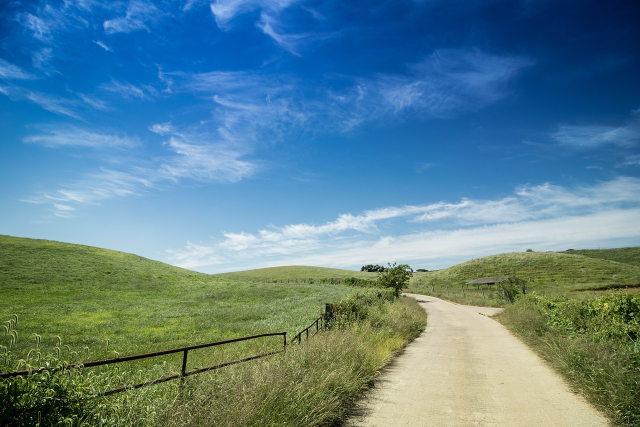
#> input picture pythonProject/testImage.jpg, 1280 x 853 px (shown at 1/2 size)
$ python openCVtest1.py
#> lines starting #> are read from the running program, lines starting #| are printed output that depends on the picture
import cv2
import numpy as np
from numpy.ma.core import resize
from numpy.polynomial.polynomial import polyline
import matplotlib.pyplot as plt


# [151 lines of commented-out code are left out]


img = cv2.imread("testImage.jpg")
#> img is the input picture: shape (853, 1280, 3); mean B, G, R 143.5, 130.2, 90.6

B, G, R = cv2.split(img)
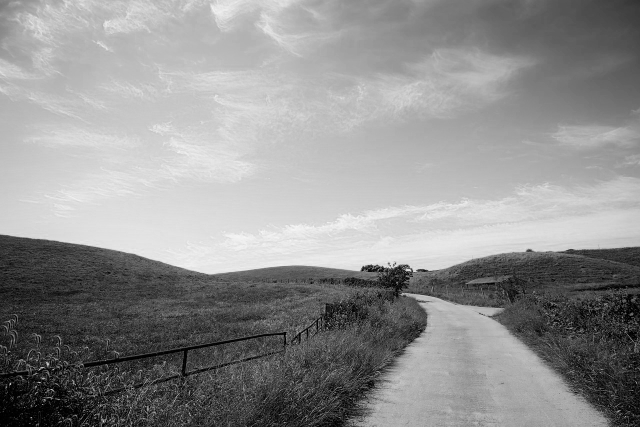
#> B: shape (853, 1280) (shown at 1/2 size); min 0, max 249, mean 143.5
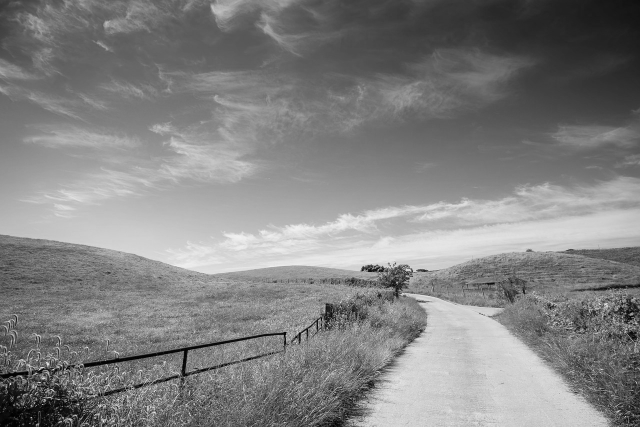
#> G: shape (853, 1280) (shown at 1/2 size); min 0, max 255, mean 130.2
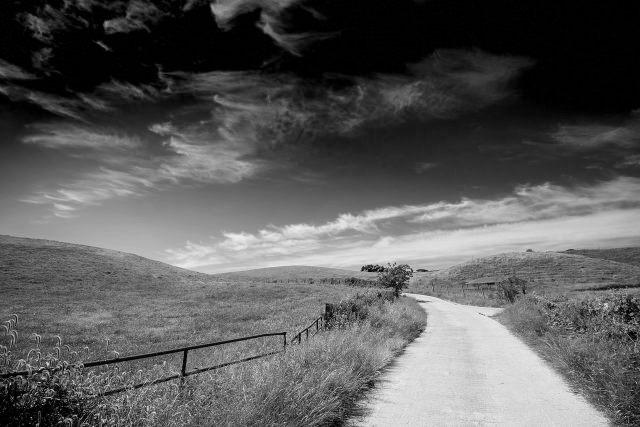
#> R: shape (853, 1280) (shown at 1/2 size); min 0, max 255, mean 90.6

plt.figure(figsize=(10, 5))

plt.subplot(1, 3, 1)
plt.imshow(B, cmap="gray")
plt.title("Blue Channel")

plt.subplot(1, 3, 2)
plt.imshow(G, cmap="gray")
plt.title("Green Channel")

plt.subplot(1, 3, 3)
plt.imshow(R, cmap="gray")
plt.title("Red Channel")

plt.show()
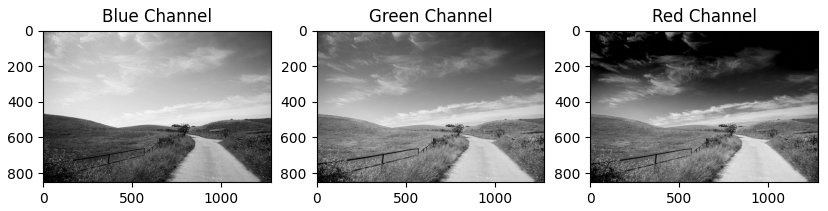
#> figure drawn by matplotlib, 3 panels

merged_image = cv2.merge([B, G, R])

plt.show(cv2.cvtColor(merged_image, cv2.COLOR_BGR2RGB))
plt.title("Merged Image")
plt.show()

# [13 lines of commented-out code are left out]

$ run again, with pythonProject/testRamen.jpg copied over pythonProject/testImage.jpg
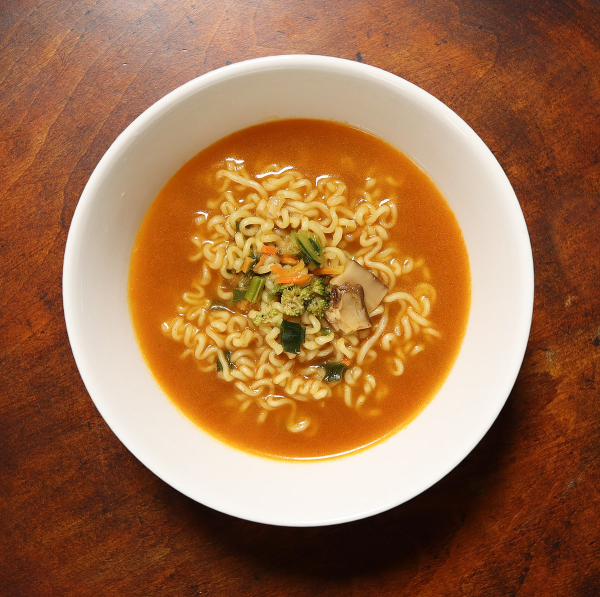
#> input picture pythonProject/testRamen.jpg, 1200 x 1194 px (shown at 1/2 size)
#> img is the input picture: shape (1194, 1200, 3); mean B, G, R 73.3, 110.8, 160.2
#> `B, G, R = cv2.split(img)`:
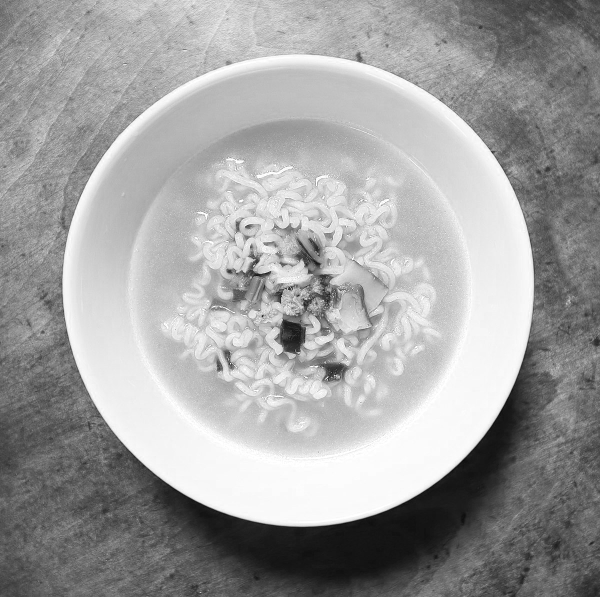
#> R: shape (1194, 1200) (shown at 1/2 size); min 3, max 255, mean 160.2
#> `plt.show()`:
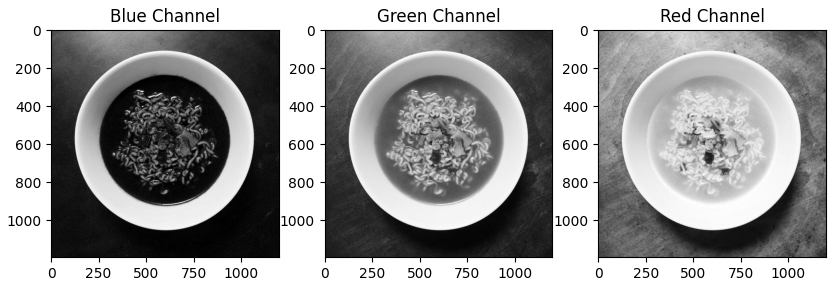
#> figure drawn by matplotlib, 3 panels
